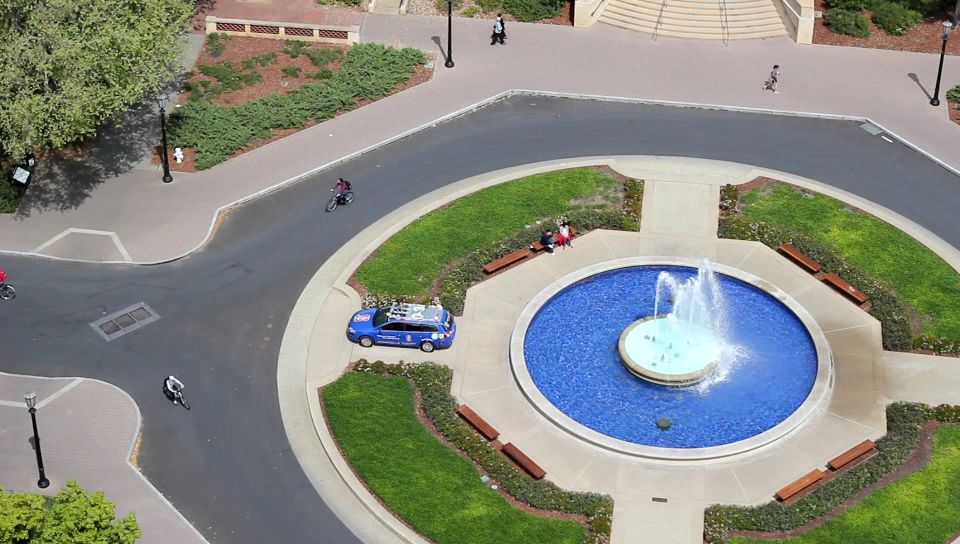
%> input picture Rohit_Learning_Transformation_Test/000000.png, 1920 x 1088 px (shown at 1/2 size)
$ octave --eval "result = imagePreProcessing('000000.png');"   (GNU Octave 9; MATLAB toolbox functions it lacks are replaced by stand-ins)
%> lines starting %> are read from the running program, lines starting %| are printed output that depends on the picture; in (x1, y1, x2, y2) boxes, pixels count from 0 and x2, y2 are one past the last pixel; in counts of white or black regions, pixels touching at a corner belong together; the program's own positions count from 1
### Rohit_Learning_Transformation_Test/scaleImg.m
function [ output_img ] = scaleImg( input_img, xScale, yScale )
%Performs scaling on the image in such a way that dimensions of original
%image does not change.

if(xScale == 0)
    xScale = 1;
end

if(yScale == 0)
    yScale = 1;
end

[m,n] = size(input_img);

resized_img = imresize(input_img, 'nearest', 'Scale', [xScale yScale]);

[rm, rn] = size(resized_img);

% new_img = single(zeros(m,n));

if(rm < m)
    padXAxis = fix((m-rm)/2);
    if(rn < n)
        padYAxis = fix((n-rn)/2);
        new_img(1:m, 1:n) = padarray(resized_img, [padXAxis padYAxis]);

        figure(18);
        imshow(resized_img);
        pause(0.01);
    else
        new_img_padded(1:m, 1:rn) = padarray(resized_img(:,1:rn), [padXAxis 0]);
        new_img(1:m, 1:n) = new_img_padded(1:m, rn/2-n/2+1:rn/2+n/2);

        figure(18);
        imshow(new_img);
        pause(0.01);
    end
else
    if(rn < n)
        padYAxis = (n-rn)/2;
        new_img_padded(1:rm, 1:n) = padarray(resized_img(1:rm,:), [0 padYAxis]);
        new_img(1:m,1:n) = new_img_padded(rm/2-m/2+1:rm/2+m/2, 1:n);

        figure(18);
        imshow(new_img);
        pause(0.01);
    else
        new_img_padded(1:rm, 1:rn) = padarray(resized_img(1:rm,1:rn), [0 0]);
        new_img(1:m,1:n) = new_img_padded( fix(rm/2) - fix(m/2)+1:fix(rm/2) + fix(m/2), fix(rn/2) - fix(n/2)+1:fix(rn/2) + fix(n/2) );

        figure(18);
        imshow(new_img);
        pause(0.01);
    end
end

output_img = new_img;

end

### Rohit_Learning_Transformation_Test/imagePreProcessing.m
function [ Test_Img, Test_Img_gray ] = imagePreProcessing(filename)
%> called with filename = '000000.png'
%Does the preprocessing on input images. PreProcessing involves performing
%filtering on the image and later doing edge detection on it.

Read_Test_Img = imread(filename);
%> Read_Test_Img is the input picture: size 1088x1920x3 uint8; mean R, G, B 135, 138.8, 128.9
% Read_Test_Img = imnoise(Read_Test_Img,'gaussian',0,0.004);
[m,n,d] = size(Read_Test_Img);
%> m = 1088; n = 1920; d = 3
if(d == 3)
    Test_Img_gray = rgb2gray(Read_Test_Img);
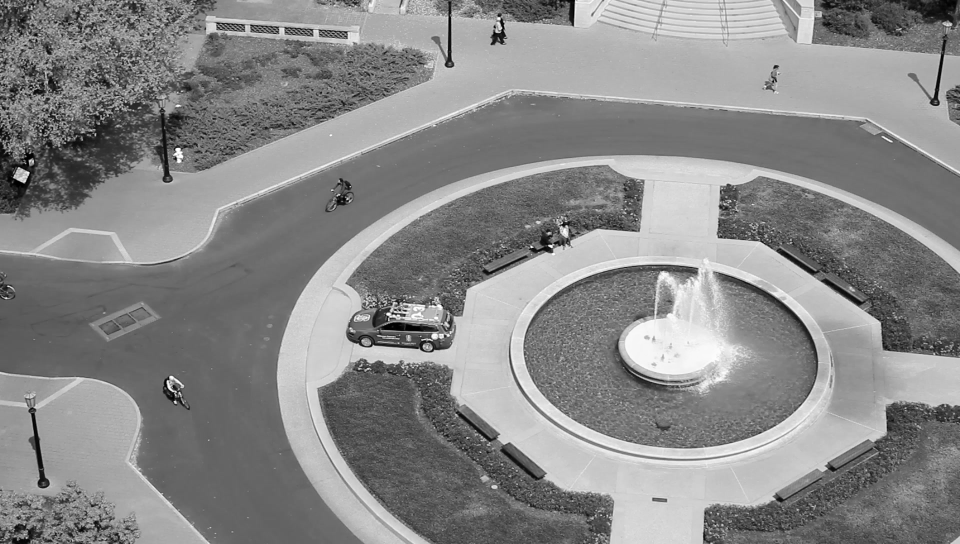
%> Test_Img_gray: size 1088x1920 uint8 (shown at 1/2 size); min 0, max 255, mean 136.5
elseif(d == 1)
    Test_Img_gray = Read_Test_Img;
else
    fprintf('ImagePreProcessing: Image dimensions not correct\n');
end
% [4 lines of commented-out code are left out]
Scaling = 1.0;
Test_Img_gray = scaleImg(Test_Img_gray, Scaling, Scaling);
% [5 lines of commented-out code are left out]

[Im, In] = size(Test_Img_gray);
%> Im = 1088; In = 1920

[~, Thresh] = edge(Test_Img_gray, 'prewitt');
%> Thresh = 0.095
Test_Img_BW = edge(Test_Img_gray, 'prewitt', Thresh*0.5);
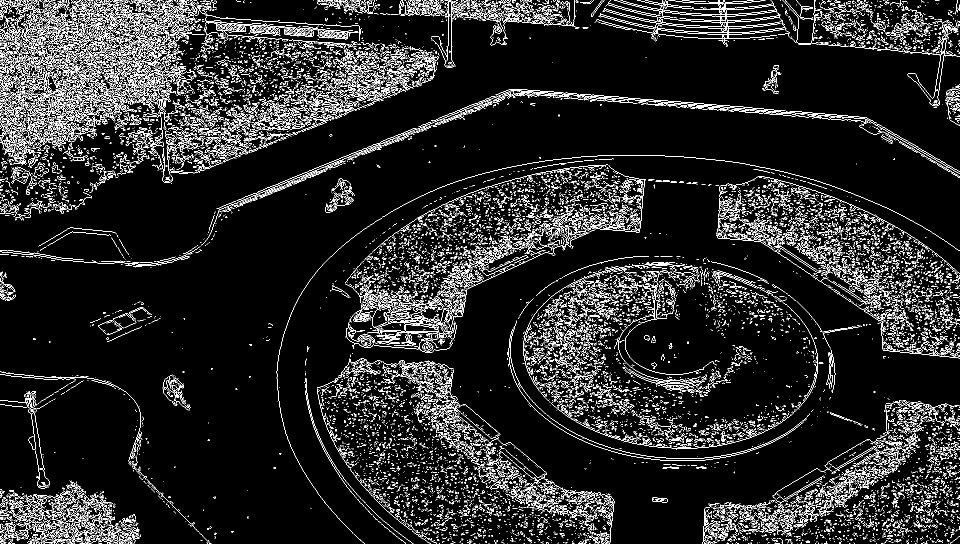
%> Test_Img_BW: size 1088x1920 logical (shown at 1/2 size); 9% white in thin lines or dots
se90 = strel('line', 3, 90);
se0 = strel('line', 3, 0);
Test_Img_dilate = imdilate(Test_Img_BW, [se90 se0]);
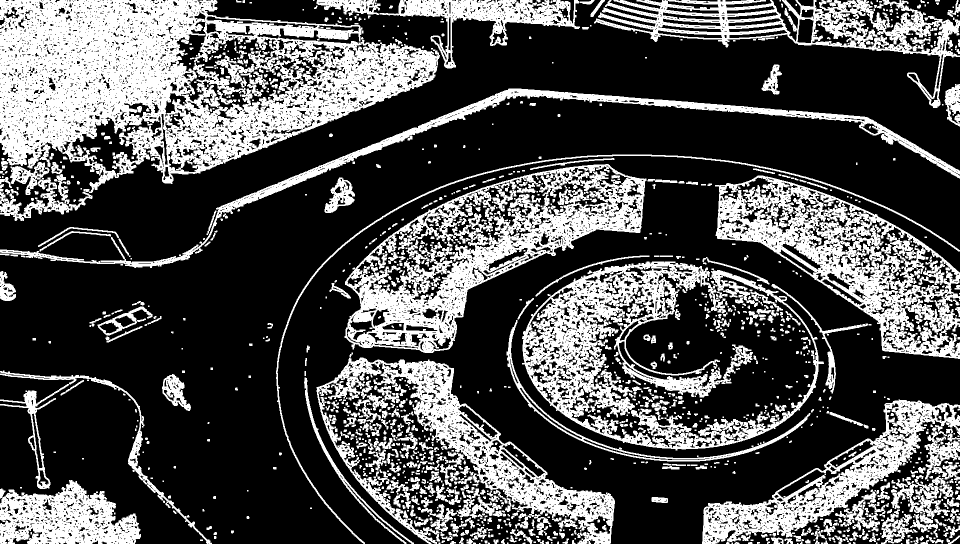
%> Test_Img_dilate: size 1088x1920 logical (shown at 1/2 size); 31.5% white; 1451 white regions (606 under 20 px), largest, box (x1, y1, x2, y2) and area: (0, 0, 880, 386) 169488, (689, 328, 1293, 706) 68214, (1044, 523, 1648, 901) 66011
Test_Img_Fill = imfill(Test_Img_dilate, 'holes');
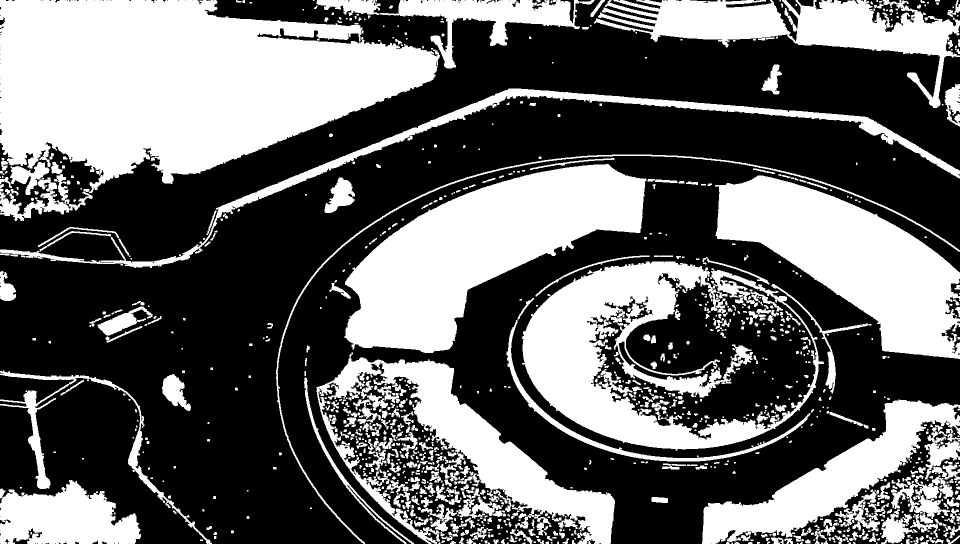
%> Test_Img_Fill: size 1088x1920 logical (shown at 1/2 size); 40.5% white; 1128 white regions (445 under 20 px), largest, box (x1, y1, x2, y2) and area: (0, 0, 880, 386) 223650, (689, 328, 1293, 706) 110241, (1044, 523, 1648, 901) 87072
seD = strel('diamond',1);
Test_Img_Final = imerode(Test_Img_Fill,seD);
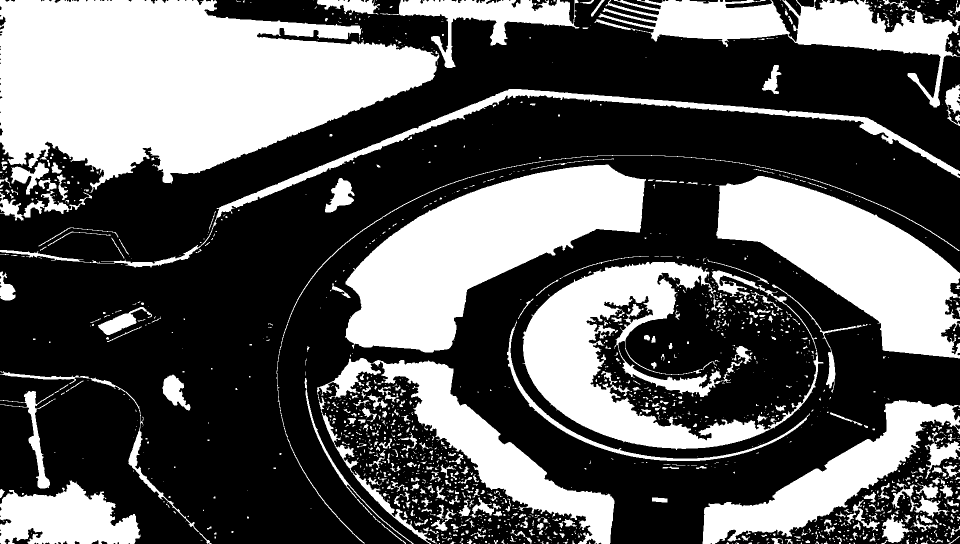
%> Test_Img_Final: size 1088x1920 logical (shown at 1/2 size); 36.6% white; 1461 white regions (1069 under 20 px), largest, box (x1, y1, x2, y2) and area: (0, 0, 879, 385) 220049, (690, 329, 1292, 705) 108583, (1431, 352, 1920, 717) 84880
Test_Img_Erode = imerode(Test_Img_Final,seD);
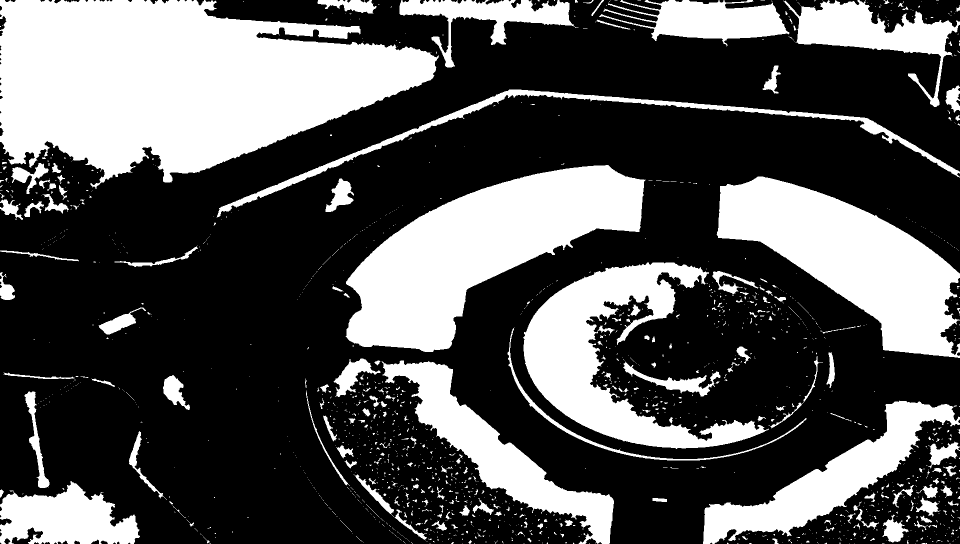
%> Test_Img_Erode: size 1088x1920 logical (shown at 1/2 size); 33.5% white; 1428 white regions (1185 under 20 px), largest, box (x1, y1, x2, y2) and area: (0, 0, 878, 378) 216755, (691, 330, 1291, 704) 106963, (1433, 353, 1920, 716) 83258

% [7 lines of commented-out code are left out]

BWoutline = edge(Test_Img_Erode);
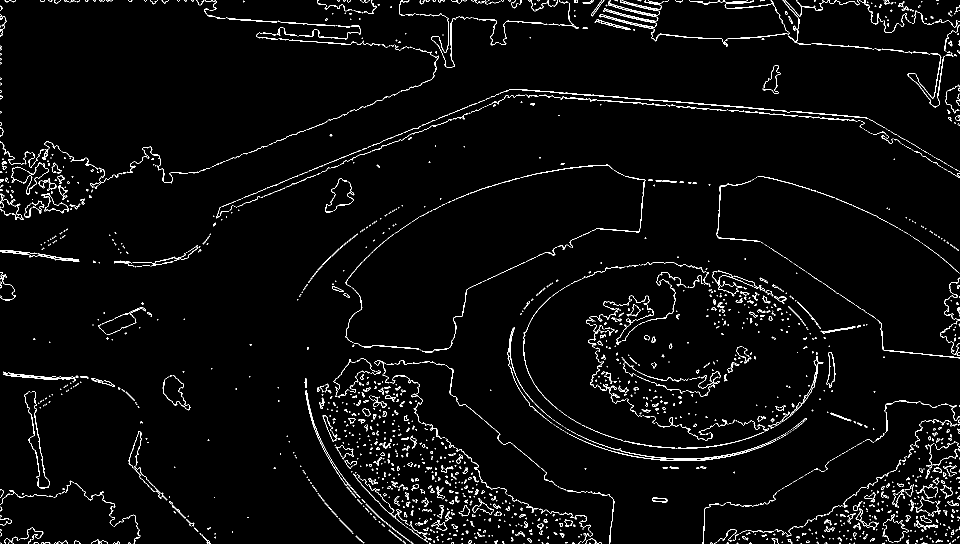
%> BWoutline: size 1088x1920 logical (shown at 1/2 size); 2.9% white in thin lines or dots
Test_Img = logical(zeros(Im, In));
Test_Img(BWoutline) = 1;
Test_Img = single(Test_Img);
%> Test_Img: size 1088x1920 single; values 0 (black) and 1 (white), 2.9% white in thin lines or dots
% [6 lines of commented-out code are left out]

end
